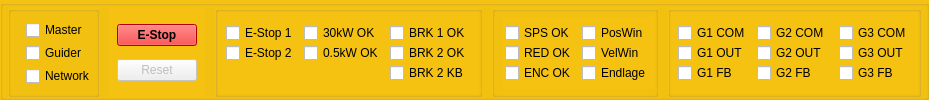
    <widget class="QGroupBox" name="gbEStop">
     <property name="styleSheet">
      <string notr="true">QGroupBox {
    background-color:rgb(245, 194, 17);
}</string>
     </property>
     <property name="title">
      <string/>
     </property>
     <layout class="QHBoxLayout">
      <property name="spacing">
       <number>10</number>
      </property>
      <property name="leftMargin">
       <number>5</number>
      </property>
      <property name="topMargin">
       <number>0</number>
      </property>
      <property name="rightMargin">
       <number>5</number>
      </property>
      <property name="bottomMargin">
       <number>0</number>
      </property>
      <item>
       <widget class="QGroupBox" name="groupBox_11">
        <property name="title">
         <string/>
        </property>
        <layout class="QVBoxLayout" name="verticalLayout_5">
         <property name="spacing">
          <number>0</number>
         </property>
         <property name="leftMargin">
          <number>15</number>
         </property>
         <property name="topMargin">
          <number>5</number>
         </property>
         <property name="rightMargin">
          <number>0</number>
         </property>
         <property name="bottomMargin">
          <number>5</number>
         </property>
         <item>
          <widget class="QCheckBox" name="cbEsMaster">
           <property name="styleSheet">
            <string notr="true"/>
           </property>
           <property name="text">
            <string>Master</string>
           </property>
          </widget>
         </item>
         <item>
          <widget class="QCheckBox" name="cbEsGuider">
           <property name="text">
            <string>Guider</string>
           </property>
          </widget>
         </item>
         <item>
          <widget class="QCheckBox" name="cbEsNetwork">
           <property name="text">
            <string>Network</string>
           </property>
          </widget>
         </item>
        </layout>
       </widget>
      </item>
      <item>
       <widget class="QGroupBox" name="groupBox_8">
        <property name="styleSheet">
         <string notr="true">QGroupBox {
    border: none;
    margin-top: 0px;
}

QGroupBox::title {
    subcontrol-origin: margin;
    subcontrol-position: top left;
    padding: 0px 0px;
}</string>
        </property>
        <property name="title">
         <string/>
        </property>
        <layout class="QVBoxLayout" name="verticalLayout_16">
         <property name="leftMargin">
          <number>5</number>
         </property>
         <property name="topMargin">
          <number>5</number>
         </property>
         <property name="rightMargin">
          <number>5</number>
         </property>
         <property name="bottomMargin">
          <number>5</number>
         </property>
         <item>
          <widget class="QPushButton" name="btnEStop">
           <property name="styleSheet">
            <string notr="true">background-color: rgb(255, 0, 0);
color:black;
font-weight: bold;</string>
           </property>
           <property name="text">
            <string>E-Stop</string>
           </property>
          </widget>
         </item>
         <item>
          <widget class="QPushButton" name="btnEsReset">
           <property name="enabled">
            <bool>false</bool>
           </property>
           <property name="text">
            <string>Reset</string>
           </property>
          </widget>
         </item>
        </layout>
       </widget>
      </item>
      <item>
       <widget class="QGroupBox" name="groupBox_39">
        <property name="title">
         <string/>
        </property>
        <layout class="QHBoxLayout" name="horizontalLayout_33">
         <property name="spacing">
          <number>0</number>
         </property>
         <property name="leftMargin">
          <number>0</number>
         </property>
         <property name="topMargin">
          <number>0</number>
         </property>
         <property name="rightMargin">
          <number>0</number>
         </property>
         <property name="bottomMargin">
          <number>0</number>
         </property>
         <item>
          <widget class="QGroupBox" name="groupBox_42">
           <property name="styleSheet">
            <string notr="true">QGroupBox {
    border: none;
    margin-top: 0px;
}
</string>
           </property>
           <property name="title">
            <string/>
           </property>
           <layout class="QVBoxLayout" name="verticalLayout_6">
            <property name="spacing">
             <number>0</number>
            </property>
            <property name="leftMargin">
             <number>5</number>
            </property>
            <property name="topMargin">
             <number>5</number>
            </property>
            <property name="rightMargin">
             <number>0</number>
            </property>
            <property name="bottomMargin">
             <number>5</number>
            </property>
            <item>
             <widget class="QCheckBox" name="cbEsEStop1">
              <property name="styleSheet">
               <string notr="true">QGroupBox {
    border: none;
    margin-top: 0px;
}
</string>
              </property>
              <property name="text">
               <string>E-Stop 1</string>
              </property>
             </widget>
            </item>
            <item>
             <widget class="QCheckBox" name="cbEsEStop2">
              <property name="text">
               <string>E-Stop 2</string>
              </property>
             </widget>
            </item>
            <item>
             <spacer name="verticalSpacer_9">
              <property name="orientation">
               <enum>Qt::Orientation::Vertical</enum>
              </property>
              <property name="sizeHint" stdset="0">
               <size>
                <width>20</width>
                <height>19</height>
               </size>
              </property>
             </spacer>
            </item>
           </layout>
          </widget>
         </item>
         <item>
          <widget class="QGroupBox" name="groupBox_44">
           <property name="styleSheet">
            <string notr="true">QGroupBox {
    border: none;
    margin-top: 0px;
}
</string>
           </property>
           <property name="title">
            <string/>
           </property>
           <layout class="QVBoxLayout" name="verticalLayout_7">
            <property name="spacing">
             <number>0</number>
            </property>
            <property name="leftMargin">
             <number>0</number>
            </property>
            <property name="topMargin">
             <number>5</number>
            </property>
            <property name="rightMargin">
             <number>0</number>
            </property>
            <property name="bottomMargin">
             <number>5</number>
            </property>
            <item>
             <widget class="QCheckBox" name="cbEs30kW">
              <property name="text">
               <string>30kW OK</string>
              </property>
             </widget>
            </item>
            <item>
             <widget class="QCheckBox" name="cbEs05kW">
              <property name="text">
               <string>0.5kW OK</string>
              </property>
             </widget>
            </item>
            <item>
             <spacer name="verticalSpacer_10">
              <property name="orientation">
               <enum>Qt::Orientation::Vertical</enum>
              </property>
              <property name="sizeHint" stdset="0">
               <size>
                <width>20</width>
                <height>19</height>
               </size>
              </property>
             </spacer>
            </item>
           </layout>
          </widget>
         </item>
         <item>
          <widget class="QGroupBox" name="groupBox_43">
           <property name="styleSheet">
            <string notr="true">QGroupBox {
    border: none;
    margin-top: 0px;
}
</string>
           </property>
           <property name="title">
            <string/>
           </property>
           <layout class="QVBoxLayout" name="verticalLayout_8">
            <property name="spacing">
             <number>0</number>
            </property>
            <property name="leftMargin">
             <number>0</number>
            </property>
            <property name="topMargin">
             <number>5</number>
            </property>
            <property name="rightMargin">
             <number>5</number>
            </property>
            <property name="bottomMargin">
             <number>5</number>
            </property>
            <item>
             <widget class="QCheckBox" name="cbEsBRK1OK">
              <property name="text">
               <string>BRK 1 OK</string>
              </property>
             </widget>
            </item>
            <item>
             <widget class="QCheckBox" name="cbEsBRK2OK">
              <property name="text">
               <string>BRK 2 OK</string>
              </property>
             </widget>
            </item>
            <item>
             <widget class="QCheckBox" name="cbEsBRK2KB">
              <property name="text">
               <string>BRK 2 KB</string>
              </property>
             </widget>
            </item>
           </layout>
          </widget>
         </item>
        </layout>
       </widget>
      </item>
      <item>
       <widget class="QGroupBox" name="groupBox_40">
        <property name="title">
         <string/>
        </property>
        <layout class="QHBoxLayout" name="horizontalLayout_34">
         <property name="spacing">
          <number>0</number>
         </property>
         <property name="leftMargin">
          <number>7</number>
         </property>
         <property name="topMargin">
          <number>5</number>
         </property>
         <property name="rightMargin">
          <number>0</number>
         </property>
         <property name="bottomMargin">
          <number>5</number>
         </property>
         <item>
          <widget class="QGroupBox" name="gbSps">
           <property name="styleSheet">
            <string notr="true">QGroupBox {
    border: none;
    margin-top: 0px;
}
</string>
           </property>
           <property name="title">
            <string/>
           </property>
           <layout class="QVBoxLayout" name="verticalLayout_9">
            <property name="spacing">
             <number>0</number>
            </property>
            <property name="leftMargin">
             <number>0</number>
            </property>
            <property name="topMargin">
             <number>0</number>
            </property>
            <property name="rightMargin">
             <number>0</number>
            </property>
            <property name="bottomMargin">
             <number>0</number>
            </property>
            <item>
             <widget class="QCheckBox" name="cbEsSPS">
              <property name="text">
               <string>SPS OK</string>
              </property>
             </widget>
            </item>
            <item>
             <widget class="QCheckBox" name="cbEsRED">
              <property name="text">
               <string>RED OK</string>
              </property>
             </widget>
            </item>
            <item>
             <widget class="QCheckBox" name="cbEsENC">
              <property name="text">
               <string>ENC OK</string>
              </property>
             </widget>
            </item>
           </layout>
          </widget>
         </item>
         <item>
          <widget class="QGroupBox" name="gbPos">
           <property name="styleSheet">
            <string notr="true">QGroupBox {
    border: none;
    margin-top: 0px;
}
</string>
           </property>
           <property name="title">
            <string/>
           </property>
           <layout class="QVBoxLayout" name="verticalLayout_10">
            <property name="spacing">
             <number>0</number>
            </property>
            <property name="leftMargin">
             <number>0</number>
            </property>
            <property name="topMargin">
             <number>0</number>
            </property>
            <property name="rightMargin">
             <number>0</number>
            </property>
            <property name="bottomMargin">
             <number>0</number>
            </property>
            <item>
             <widget class="QCheckBox" name="cbEsPosWin">
              <property name="text">
               <string>PosWin</string>
              </property>
             </widget>
            </item>
            <item>
             <widget class="QCheckBox" name="cbEsVelWin">
              <property name="text">
               <string>VelWin</string>
              </property>
             </widget>
            </item>
            <item>
             <widget class="QCheckBox" name="cbEsEndlage">
              <property name="text">
               <string>Endlage</string>
              </property>
              <property name="checkable">
               <bool>true</bool>
              </property>
              <property name="checked">
               <bool>false</bool>
              </property>
             </widget>
            </item>
           </layout>
          </widget>
         </item>
        </layout>
       </widget>
      </item>
      <item>
       <widget class="QGroupBox" name="gbGs">
        <property name="title">
         <string/>
        </property>
        <layout class="QHBoxLayout" name="horizontalLayout_35">
         <property name="spacing">
          <number>0</number>
         </property>
         <property name="leftMargin">
          <number>0</number>
         </property>
         <property name="topMargin">
          <number>0</number>
         </property>
         <property name="rightMargin">
          <number>0</number>
         </property>
         <property name="bottomMargin">
          <number>0</number>
         </property>
         <item>
          <widget class="QGroupBox" name="gbG1">
           <property name="styleSheet">
            <string notr="true">QGroupBox {
    border: none;
    margin-top: 0px;
}
</string>
           </property>
           <property name="title">
            <string/>
           </property>
           <layout class="QVBoxLayout" name="verticalLayout_13">
            <property name="spacing">
             <number>0</number>
            </property>
            <property name="leftMargin">
             <number>4</number>
            </property>
            <property name="topMargin">
             <number>5</number>
            </property>
            <property name="rightMargin">
             <number>0</number>
            </property>
            <property name="bottomMargin">
             <number>5</number>
            </property>
            <item>
             <widget class="QCheckBox" name="cbEsG1COM">
              <property name="text">
               <string>G1 COM</string>
              </property>
             </widget>
            </item>
            <item>
             <widget class="QCheckBox" name="cbEsG1OUT">
              <property name="text">
               <string>G1 OUT</string>
              </property>
             </widget>
            </item>
            <item>
             <widget class="QCheckBox" name="cbEsG1FB">
              <property name="text">
               <string>G1 FB</string>
              </property>
             </widget>
            </item>
           </layout>
          </widget>
         </item>
         <item>
          <widget class="QGroupBox" name="gbG2">
           <property name="styleSheet">
            <string notr="true">QGroupBox {
    border: none;
    margin-top: 0px;
}
</string>
           </property>
           <property name="title">
            <string/>
           </property>
           <layout class="QVBoxLayout" name="verticalLayout_12">
            <property name="spacing">
             <number>0</number>
            </property>
            <property name="leftMargin">
             <number>0</number>
            </property>
            <property name="topMargin">
             <number>5</number>
            </property>
            <property name="rightMargin">
             <number>3</number>
            </property>
            <property name="bottomMargin">
             <number>5</number>
            </property>
            <item>
             <widget class="QCheckBox" name="cbEsG2COM">
              <property name="text">
               <string>G2 COM</string>
              </property>
             </widget>
            </item>
            <item>
             <widget class="QCheckBox" name="cbEsG2OUT">
              <property name="text">
               <string>G2 OUT</string>
              </property>
             </widget>
            </item>
            <item>
             <widget class="QCheckBox" name="cbEsG2FB">
              <property name="text">
               <string>G2 FB</string>
              </property>
             </widget>
            </item>
           </layout>
          </widget>
         </item>
         <item>
          <widget class="QGroupBox" name="gbG3">
           <property name="styleSheet">
            <string notr="true">QGroupBox {
    border: none;
    margin-top: 0px;
}
</string>
           </property>
           <property name="title">
            <string/>
           </property>
           <layout class="QVBoxLayout" name="verticalLayout_11">
            <property name="spacing">
             <number>0</number>
            </property>
            <property name="leftMargin">
             <number>0</number>
            </property>
            <property name="topMargin">
             <number>5</number>
            </property>
            <property name="rightMargin">
             <number>3</number>
            </property>
            <property name="bottomMargin">
             <number>5</number>
            </property>
            <item>
             <widget class="QCheckBox" name="cbEsG3COM">
              <property name="enabled">
               <bool>true</bool>
              </property>
              <property name="text">
               <string>G3 COM</string>
              </property>
              <property name="checkable">
               <bool>true</bool>
              </property>
              <property name="checked">
               <bool>false</bool>
              </property>
             </widget>
            </item>
            <item>
             <widget class="QCheckBox" name="cbEsG3OUT">
              <property name="text">
               <string>G3 OUT</string>
              </property>
             </widget>
            </item>
            <item>
             <widget class="QCheckBox" name="cbEsG3FB">
              <property name="styleSheet">
               <string notr="true"/>
              </property>
              <property name="text">
               <string>G3 FB</string>
              </property>
             </widget>
            </item>
           </layout>
          </widget>
         </item>
        </layout>
       </widget>
      </item>
     </layout>
    </widget>
